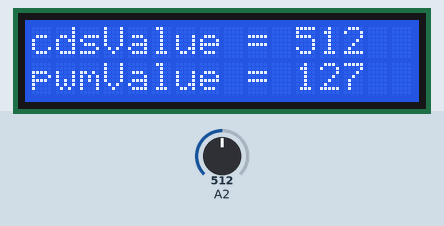
Simulated run of this sketch. Board: Arduino Uno, built with avr-gcc and run on an emulated ATmega328P. Shown: 16×2 character LCD. The test bench sets the inputs (shaded band); at power-on: A2 = 512.

Above: at 1.2 s.
1.3 s: A2 set to 716
At 1.5 s:
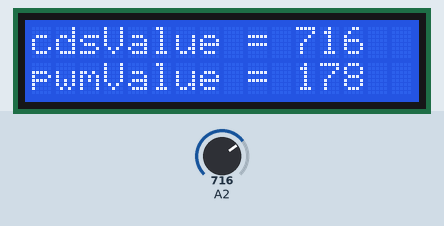
4.0 s: A2 set to 900
At 4.4 s:
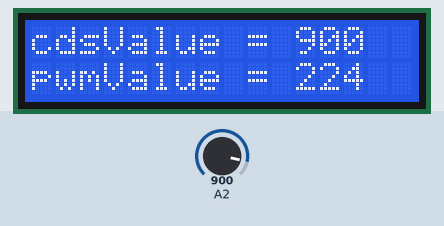
5.6 s: A2 set to 1023
At 5.84 s:
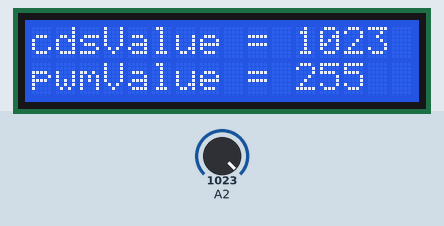
Timing chart, 0 to 8.6 s (numbered marks = the images above; inputs shaded):
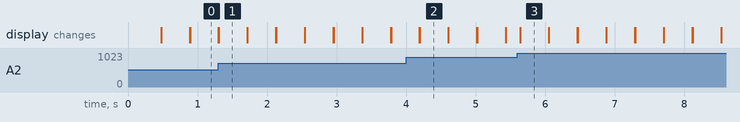

The sketch:

05_1.ino
```cpp
#include "LiquidCrystal.h"        // Text LCD 라이브러리 함수

LiquidCrystal lcd(12,11,5,4,3,2); // LCD 모듈 제어선 설정

void setup() {
  lcd.begin(16,2);                // LCD 초기화
}

void loop() {
  int cdsValue = analogRead(2);
  lcd.print("cdsValue = ");     // 문자열 출력
  lcd.print(cdsValue);
  int pwmValue = map(cdsValue, 0, 1023, 0, 255);  // 0~1023범위의 val값을 0~255 범위로 변환
  lcd.setCursor(0,1);           // lcd.setCursor(6,0);
  lcd.print("pwmValue = ");     // 문자열 출력
  lcd.print(pwmValue);
  delay(200);
  lcd.clear();
}
```

Measured:
- after the input at 1.3 s, the display: first differs from a run without the input at once (image 1)
- after the input at 4.0 s, the display: first differs from a run without the input after 0.20 s (image 2)
- after the input at 5.6 s, the display: changes at once (image 3)
- what the display in image 1 shows lasts 0.4 s, from 1.3 s to 1.7 s
